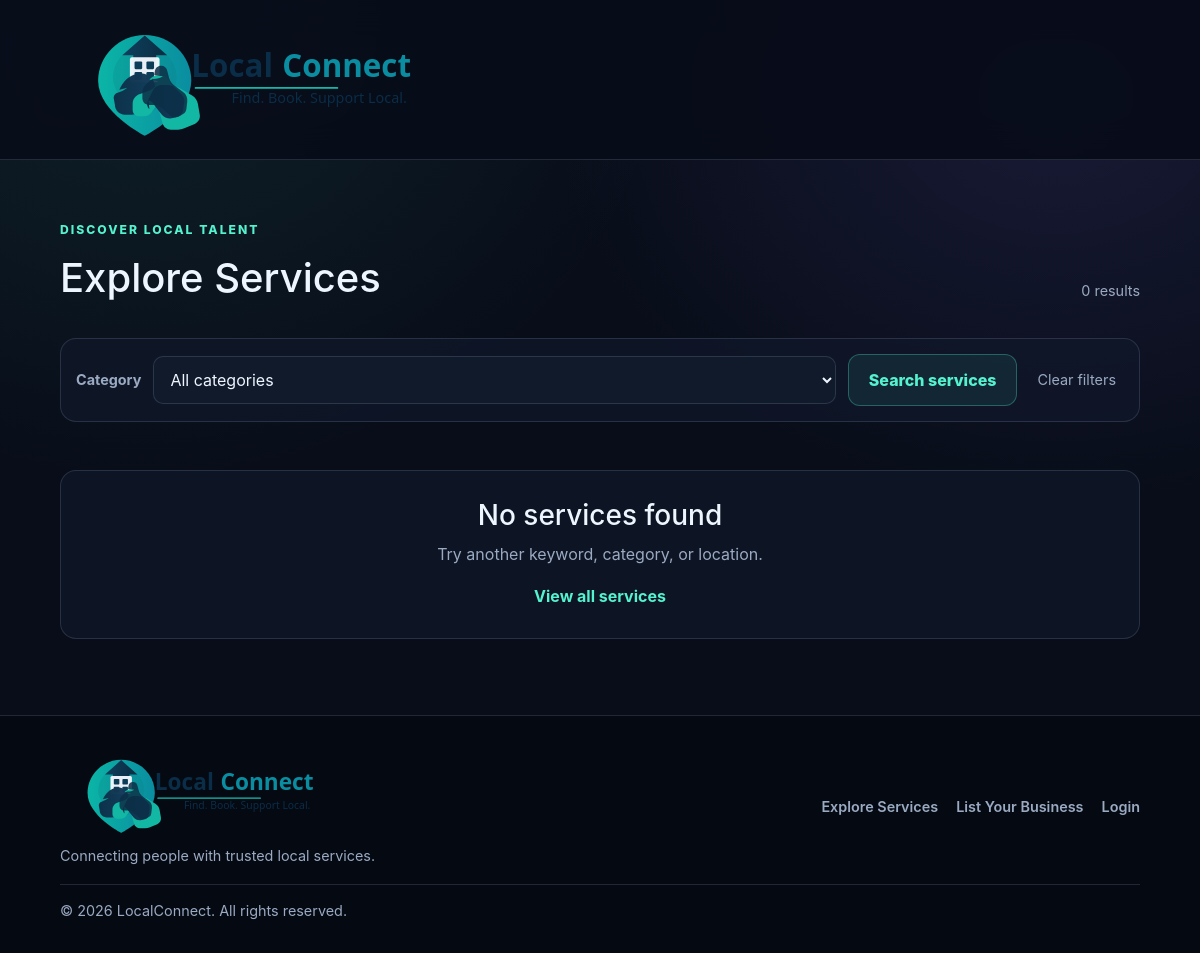
/services/, run on an earlier commit of the app's database.
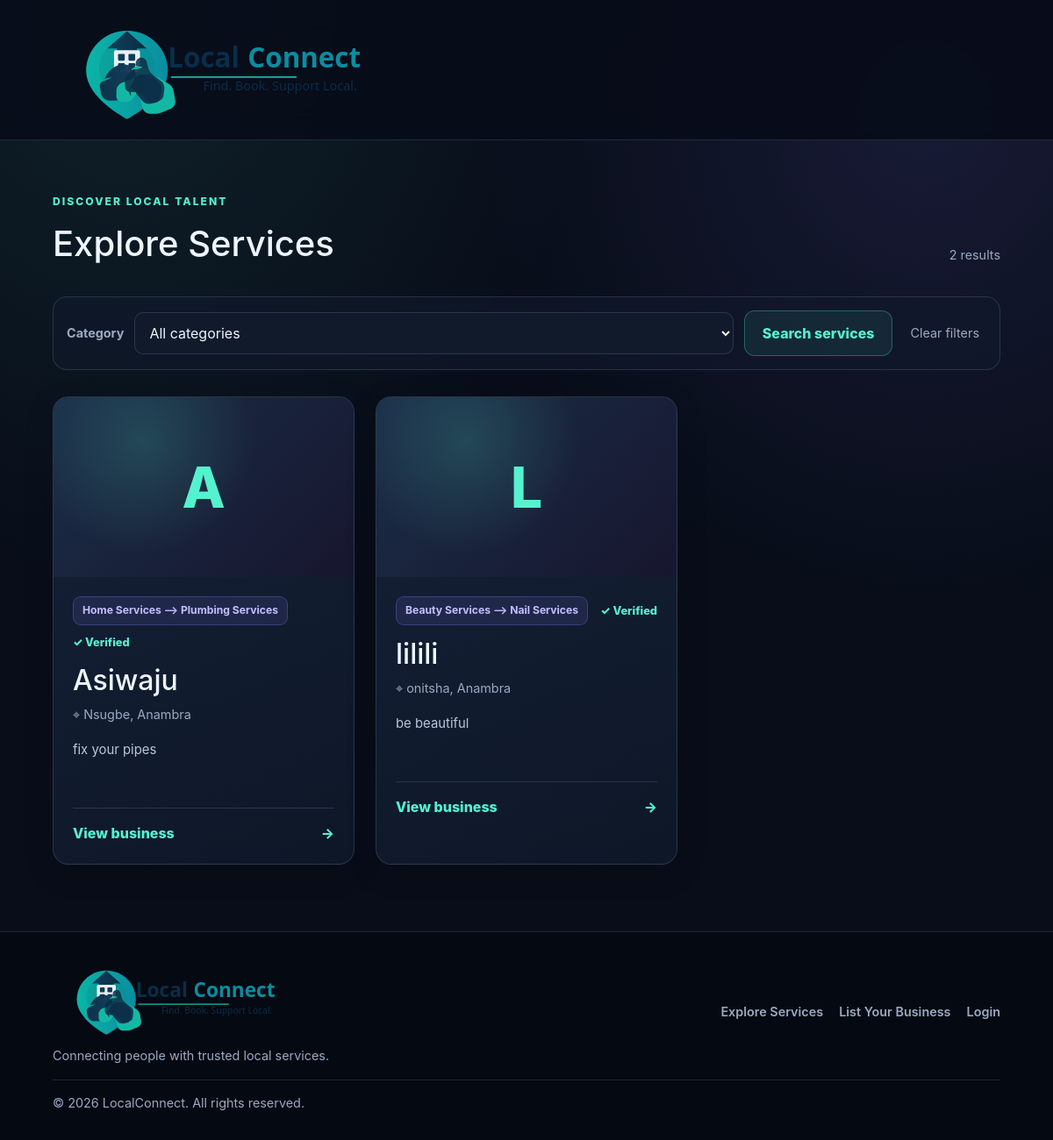
And on a later commit of the database.
### Handyman/models.py (models this page shows, shortened)
class ServiceProvider(models.Model):
    STATUS_CHOICES = [
        ('pending', 'Pending review'),
        ('approved', 'Approved'),
        ('rejected', 'Rejected'),
    ]
    name = models.CharField(max_length=150)
    category = models.ForeignKey(
        Category,
        on_delete=models.PROTECT,
        related_name="providers",
    )
    description = models.TextField()
    address = models.CharField(max_length=255)
    state = models.CharField(
        max_length=100,
        default="Anambra",
        db_index=True,
    )
    city = models.CharField(max_length=100, db_index=True)
    neighborhood = models.CharField(
        max_length=100,
        blank=True,
        db_index=True,
    )
    phone = models.CharField(max_length=30)
    email = models.EmailField(blank=True)
    website = models.URLField(blank=True)
    image = models.ImageField(
        upload_to="providers/",
        blank=True,
    )
    status = models.CharField(
        max_length=20,
        choices=STATUS_CHOICES,
        default='pending',
        db_index=True,
    )
    is_verified = models.BooleanField(default=False)
    owner = models.ForeignKey(
        settings.AUTH_USER_MODEL,
        on_delete=models.CASCADE,
        related_name='owned_providers',
        null=True,
        blank=True,
    )
    created_at = models.DateTimeField(auto_now_add=True)
    class Meta:
        ordering = ["name"]
    def get_absolute_url(self):
        return reverse(
            "provider_detail",
            kwargs={"pk": self.pk},
        )

class Category(models.Model):
    name = models.CharField(max_length=100, unique=True)
    parent = models.ForeignKey(
        "self",
        on_delete=models.CASCADE,
        null=True,
        blank=True,
        related_name="children",
    )
    slug = models.SlugField(unique=True)
    class Meta:
        ordering = ["name"]
        verbose_name_plural = "categories"
    def __str__(self):
        if self.parent:
            return f"{self.parent.name} --> {self.name}"
        return self.name

### Handyman/views.py (the view)
# urls.py: path("services/", views.explore_services, name="explore_services"),
def explore_services(request):
    providers = ServiceProvider.objects.filter(status='approved')
    search_query = request.GET.get("q", "").strip()
    state = request.GET.get("state", "").strip()
    city = request.GET.get("city", "").strip()
    neighborhood = request.GET.get("neighborhood", "").strip()
    category_id = request.GET.get("category", "").strip()
    if search_query:
        providers = providers.filter(
            Q(name__icontains=search_query)
            | Q(description__icontains=search_query)
            | Q(category__name__icontains=search_query)
        )
    if state:
        providers = providers.filter(state__icontains=state)
    if city:
        providers = providers.filter(city__icontains=city)
    if neighborhood:
        providers = providers.filter(
            neighborhood__icontains=neighborhood
        )
    if category_id.isdigit():
        providers = providers.filter(category_id=int(category_id))
    context = {
        "providers": providers,
        "categories": Category.objects.all(),
        "search_query": search_query,
        "selected_state": state,
        "selected_city": city,
        "selected_neighborhood": neighborhood,
        "selected_category": category_id,
    }
    return render(request, "Handyman/explore_services.html", context)

### templates/Handyman/explore_services.html (shortened to what this page needs)
{% extends "base.html" %}
{% block content %}
<section class="directory section">
    <div class="section-heading">
        <div>
            <p class="eyebrow">DISCOVER LOCAL TALENT</p>
            <h1>Explore Services</h1>
        </div>
        <p class="results-count">
            {{ providers|length }} result{{ providers|length|pluralize }}
        </p>
    </div>
    <form method="get" class="filters">
        <label for="category">Category</label>
        <select id="category" name="category">
            <option value="">All categories</option>
        </select>
        <button class="secondary-button" type="submit">Search services</button>
        <a class="reset-link" href="{% url 'explore_services' %}">Clear filters</a>
    </form>
    <div class="service-grid">
        {% for provider in providers %}
            <article class="service-card">
                {% if provider.image %}
                    <img class="provider-image" src="{{ provider.image.url }}" alt="{{ provider.name }}">
                {% else %}
                    <div class="image-placeholder">{{ provider.name|first|upper }}</div>
                {% endif %}
                <div class="card-content">
                    <div class="card-topline">
                        <span class="category-tag">{{ provider.category }}</span>
                        {% if provider.is_verified %}
                            <span class="verified">✓ Verified</span>
                        {% endif %}
                    </div>
                    <h2>{{ provider.name }}</h2>
                    <p class="location">
                        ⌖ {{ provider.neighborhood }}{% if provider.neighborhood %}, {% endif %}{{ provider.city }}, {{ provider.state }}
                    </p>
                    <p class="description">{{ provider.description|truncatewords:22 }}</p>
                    <a class="card-link" href="{{ provider.get_absolute_url }}">
                        View business <span>→</span>
                    </a>
                </div>
            </article>
        {% empty %}
            <div class="empty-state">
                <h3>No services found</h3>
                <p>Try another keyword, category, or location.</p>
                <a href="{% url 'explore_services' %}">View all services</a>
            </div>
        {% endfor %}
    </div>
</section>
{% endblock %}

### templates/base.html (shortened to what this page needs)
{% load static %}
<!DOCTYPE html>
<html lang="en">
<head>
    <link href="https://cdn.jsdelivr.net/npm/bootstrap@5.3.8/dist/css/bootstrap.min.css" rel="stylesheet">
    <link rel="stylesheet" href="{% static 'css/style.css' %}">
</head>
<body>
    <header class="site-navbar">
        <div class="navbar-inner">
            <a class="logo" href="{% url 'home' %}" aria-label="LocalConnect homepage">
                <img src="{% static 'images/localconnect-logo.svg' %}" alt="LocalConnect logo" class="brand-logo-header">
            </a>
        </div>
    </header>
    <main id="main-content">
        {% block content %}{% endblock %}
    </main>
    <footer class="footer">
        <div class="footer-inner">
            <div>
                <a class="logo footer-logo" href="{% url 'home' %}">
                    <img src="{% static 'images/localconnect-logo.svg' %}" alt="LocalConnect logo" class="brand-logo-footer">
                </a>
                <p>Connecting people with trusted local services.</p>
            </div>
            <div class="footer-links" aria-label="Footer links">
                <a href="{% url 'explore_services' %}">Explore Services</a>
                <a href="{% url 'provider_register' %}">List Your Business</a>
                <a href="{% url 'login' %}">Login</a>
            </div>
            <p class="footer-copy">
                &copy; {% now "Y" %} LocalConnect. All rights reserved.
            </p>
        </div>
    </footer>
</body>
</html>

What changed in the data, as far as the page shows it:
added ServiceProvider: name|first "A", category "Home Services --> Plumbing Services", is_verified "✓ Verified", name "Asiwaju", city "Nsugbe", state "Anambra", description "fix your pipes"
added ServiceProvider: name|first "L", category "Beauty Services --> Nail Services", is_verified "✓ Verified", name "lilili", city "onitsha", state "Anambra", description "be beautiful"
Also different on the page:
{{ providers|length }}: "0" → "2"
text no longer shown: "No services found Try another keyword, category, or location. View all services"
